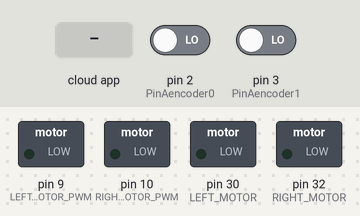
A sketch run on a simulated Arduino Mega 2560, built with avr-gcc and run on an emulated ATmega2560. Shown: switched loads named in the sketch (green lamp = pin HIGH). The test bench sets the inputs (shaded band); at power-on: pin 2 (PinAencoder0) LOW, pin 3 (PinAencoder1) LOW. The ROS host is connected and sends only what is stated.

Above: at 1.2 s.
1.3 s: the phone or cloud app sets cmd_vel to 0
At 2.5 s:
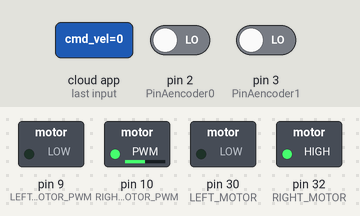
2.8 s: the phone or cloud app sets cmd_vel1 to 0
At 3.1 s:
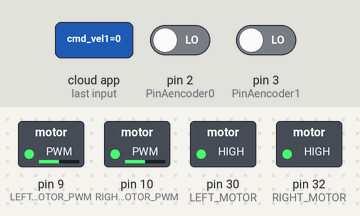
4.3 s: the phone or cloud app sets cmd_vel to 180
At 5.0 s:
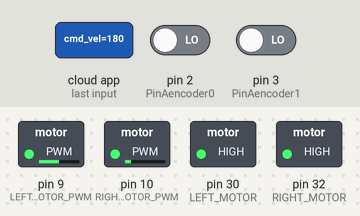
5.8 s: the phone or cloud app sets cmd_vel1 to 180
At 6.8 s:
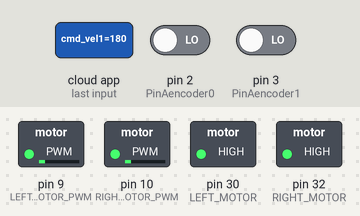
7.3 s: the phone or cloud app sets cmd_vel to 45
At 8.6 s:
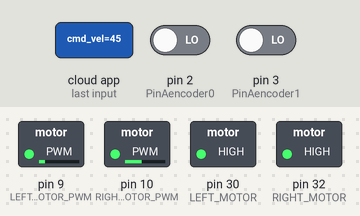
Timing chart, 0 to 9.8 s (numbered marks = the images above; inputs shaded):
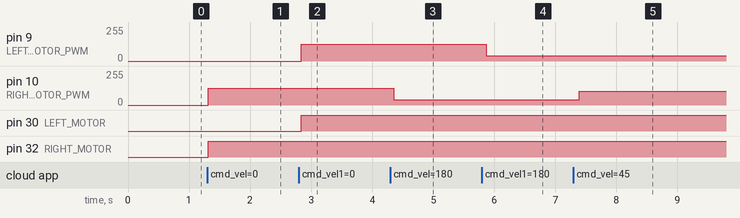

Measured:
- after the input at 1.3 s, pin 10 (RIGHT_MOTOR_PWM): 0/255 → 127/255 at once; pin 32 (RIGHT_MOTOR): LOW → HIGH at once
- after the input at 2.8 s, pin 9 (LEFT_MOTOR_PWM): 0/255 → 127/255 at once; pin 30 (LEFT_MOTOR): LOW → HIGH at once
- after the input at 4.3 s, pin 10 (RIGHT_MOTOR_PWM): 127/255 → 38/255 after 0.06 s
- after the input at 5.8 s, pin 9 (LEFT_MOTOR_PWM): 127/255 → 38/255 after 0.07 s
- after the input at 7.3 s, pin 10 (RIGHT_MOTOR_PWM): 38/255 → 105/255 after 0.09 s

The sketch:

GreenT_LL.ino
```cpp
/** ************************************************************************** */
/** ************************************************************************** */
/** **     GreenT                                                          *** */
/** **     Copyright (C) 2018                                              *** */
/** **     Daniel Cabaceira       daniel.cabaceira@gmail.com               *** */
/** **     Carlos Silva           cmiguelrsilva@gmail.com                  *** */
/** **                                                                     *** */
/** **     Instituto Politécnico de Tomar                                  *** */
/** **     Escola Superior de Tecnologia de Tomar                          *** */
/** **     Projeto Final - Licenciatura em Engenharia Informática          *** */
/** ************************************************************************** */
/** ************************************************************************** */

#include <ArduinoHardware.h>
#include <ros.h>
#include <std_msgs/Int16.h>

#if (ARDUINO >= 100)
 #include <Arduino.h>
#else
 #include <WProgram.h>
#endif

#define LEFT_MOTOR   30
#define LEFT_MOTOR_PWM 9
#define RIGHT_MOTOR_PWM 10
#define RIGHT_MOTOR   32

#define PinAencoder0  2  //pino de interrupção - econder esq
#define PinBencoder0  4  //Digital
#define PinAencoder1  3  //pino de interrupção
#define PinBencoder1  5  //Digital

volatile signed int encoder0Pos = 0, encoder1Pos = 0;
int speedatual0, speedatual1, PWM_val0, PWM_val1, ultimo_erro0, ultimo_erro1, ultimo_comando0, ultimo_comando1;
const int LOOPTIME = 200;

ros::NodeHandle nh;

/*******************************************************************************/
//Subscribers for the PWM sent by the rasPi
/*******************************************************************************/
void motorD_cb( const std_msgs::Int16& cmd_msg) {
  motorDir(cmd_msg.data);
}
ros::Subscriber<std_msgs::Int16> motorD("cmd_vel", &motorD_cb );

void motorE_cb( const std_msgs::Int16& cmd_msg) {
  motorEsq(cmd_msg.data);
}
ros::Subscriber<std_msgs::Int16> motorE("cmd_vel1", &motorE_cb );

/*******************************************************************************/


/*******************************************************************************/
//Publishers for the encoders' data
/*******************************************************************************/
std_msgs::Int16 encoder1_value;
ros::Publisher encoder1("encoder1", &encoder1_value);

std_msgs::Int16 encoder0_value;
ros::Publisher encoder0("encoder0", &encoder0_value);
/*******************************************************************************/


void setup()
{
  motor_setup();
  encoder_setup();

  nh.initNode();
  nh.subscribe(motorD);
  nh.subscribe(motorE);
  nh.advertise(encoder0);
  nh.advertise(encoder1);
}

void loop()
{
  encoder1_value.data = encoder1Pos;
  encoder1.publish( &encoder1_value );

  encoder0_value.data = encoder0Pos;
  encoder0.publish( &encoder0_value );


  nh.spinOnce();
  delay(100);
}
```

My_Lib.ino
```cpp
/** ************************************************************************** */
/** ************************************************************************** */
/** **     GreenT                                                          *** */
/** **     Copyright (C) 2018                                              *** */
/** **     Daniel Cabaceira       daniel.cabaceira@gmail.com               *** */
/** **     Carlos Silva           cmiguelrsilva@gmail.com                  *** */
/** **                                                                     *** */
/** **     Instituto Politécnico de Tomar                                  *** */
/** **     Escola Superior de Tecnologia de Tomar                          *** */
/** **     Projeto Final - Licenciatura em Engenharia Informática          *** */
/** ************************************************************************** */
/** ************************************************************************** */


/****************************Funções dos motores********************************/

void motor_setup() {
  //0-127: roda no sentido direto
  //127-255: roda no sentido inverso

  pinMode(LEFT_MOTOR, OUTPUT);
  pinMode(LEFT_MOTOR_PWM, OUTPUT);
  pinMode(RIGHT_MOTOR_PWM, OUTPUT);
  pinMode(RIGHT_MOTOR, OUTPUT);

  //initialization of motors

  digitalWrite(RIGHT_MOTOR, LOW);
  digitalWrite(LEFT_MOTOR, LOW);

  //alteracao da frequencia PWM Timer1: 4kHz
  TCCR2B = TCCR2B & 0b11111000 | 0x02;
}
/*******************************************************************************/

/*******************************************************************************/
void motorDir (int speed) {
  encoder1Pos = 0;
  digitalWrite(RIGHT_MOTOR, HIGH);
  if (speed >= 0)   {
    speed = map(speed, 0, 255, 127, 0);
    analogWrite(RIGHT_MOTOR_PWM, speed);
  }
  else {
    speed = map(speed, 0, -255, 127, 255);
    analogWrite(RIGHT_MOTOR_PWM, speed);
  }
}
/*******************************************************************************/

/*******************************************************************************/
void motorEsq (int speed) {
  encoder0Pos = 0;
  digitalWrite(LEFT_MOTOR, HIGH);
  if (speed >= 0)   {
    speed = map(speed, 0, 255, 127, 0);
    analogWrite(LEFT_MOTOR_PWM, speed);
  }
  else {
    speed = map(speed, 0, -255, 127, 255);
    analogWrite(LEFT_MOTOR_PWM, speed);
  }
}
/*******************************************************************************/


/*******************************************************************************/
/*******************************************************************************/

/**************************Funções dos encoders*********************************/

void encoder_setup() {
  //Mega possui interrupções nos pinos 2, 3, 21, 20, 19, 18

  pinMode(PinAencoder0, INPUT);
  pinMode(PinBencoder0, INPUT);

  pinMode(PinAencoder1, INPUT);
  pinMode(PinBencoder1, INPUT);

  attachInterrupt(0, processaEncoder0, RISING);  // encoder pin on interrupt 0 - pin 2
  attachInterrupt(1, processaEncoder1, RISING);  // encoder pin on interrupt 0 - pin 3
}
/*******************************************************************************/

/*******************************************************************************/
void processaEncoder0() {
  /* Se o pino A e B estiverem ambos a HIGH a rotação é para a frente
     Se forem diferentes a rotação é para trás
  */
  if (digitalRead(PinAencoder0) == digitalRead(PinBencoder0)) {
    encoder0Pos++;
  } else {
    encoder0Pos--;
  }

}
/*******************************************************************************/

/*******************************************************************************/
void processaEncoder1() {
  /* Se o pino A e B estiverem ambos a HIGH a rotação é para a frente
     Se forem diferentes a rotação é para trás
  */
  if (digitalRead(PinAencoder1) == digitalRead(PinBencoder1)) {
    encoder1Pos--;
  } else {
    encoder1Pos++;
  }

}

/* -------------------------------*/
```
